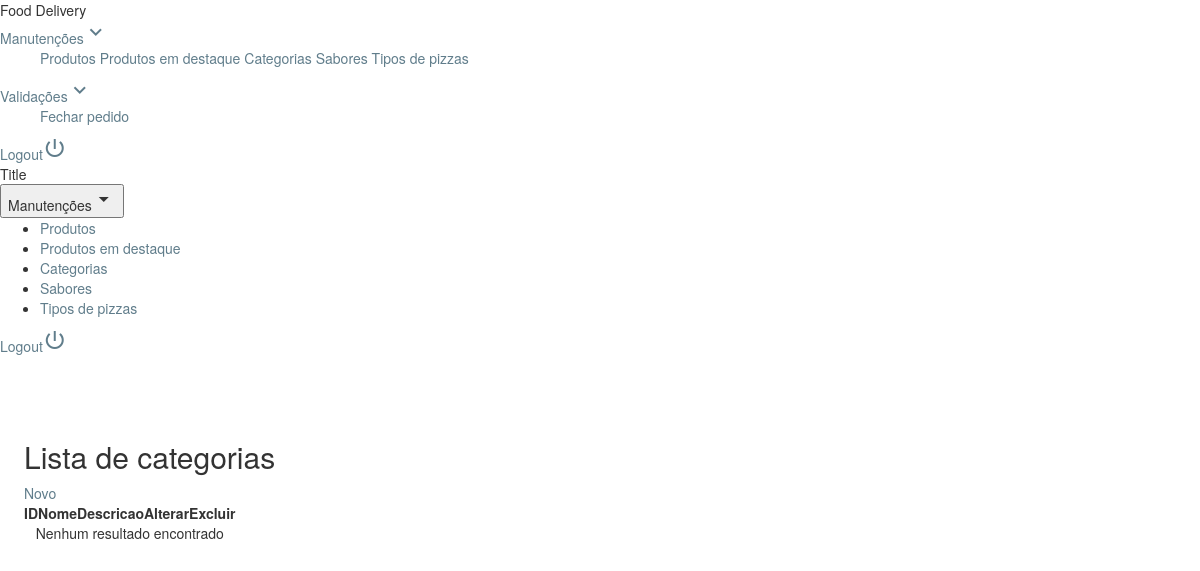
/admin/protected/administrador/index.php?ctrl=Categoria (signed in), run on an earlier commit of the app's database.
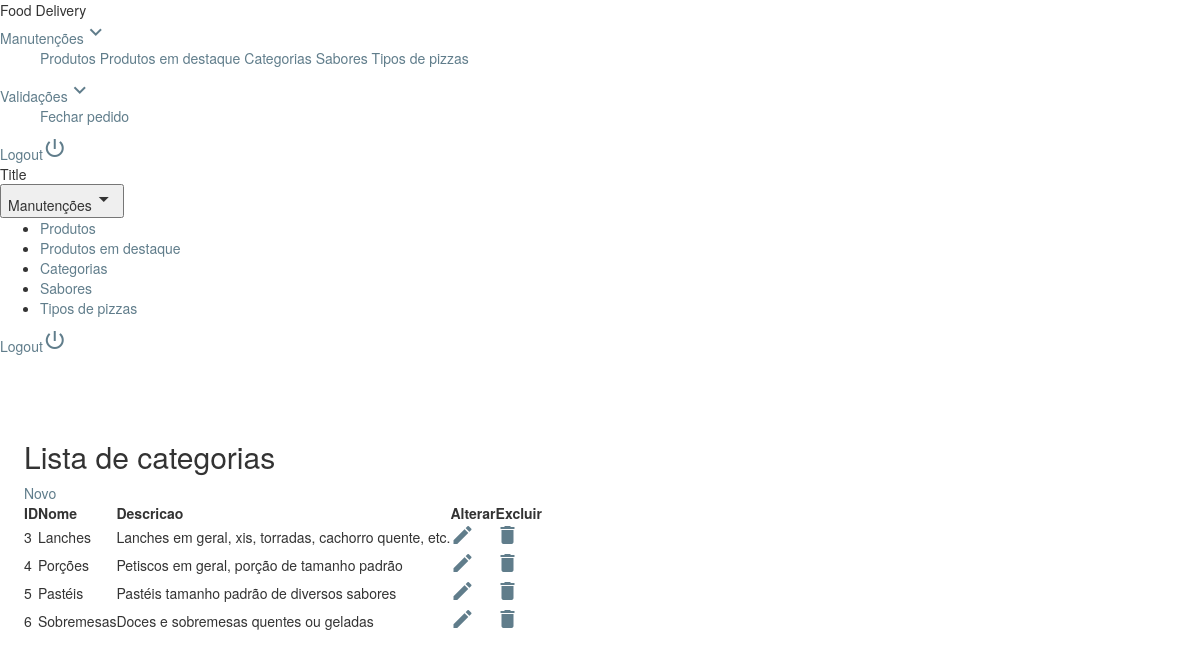
And on a later commit of the database.
### tables this page shows
CREATE TABLE `categoria` (
  `idCategoria` int(11) NOT NULL,
  `nome` varchar(15) NOT NULL,
  `descricao` varchar(100) NOT NULL
);

### admin/protected/controller/categoria.php (called while the page is built, shortened)
<?php
require SERVER_ROOT . 'admin/protected/model/categoriaModel.php';
class Categoria {
    private $model;
    function __construct() {
        $this->model = new CategoriaModel();
    }
    public function index() {
        $dados = $this->model->buscarTodos();
        require SERVER_ROOT . 'admin/protected/view/categoria/listar.php';
    }
}

### admin/protected/libs/conexao.php (called while the page is built, shortened)
<?php
class Conexao {
    public function estabeleceConexao() {
        try {
            $this->bd = new PDO(
                    BD_TIPO.':host='.BD_HOST.';dbname='.BD_NOME,
                    BD_USUARIO,
                    BD_SENHA
                );
        } catch (PDOException $exc) {
            echo '<script>window.alert("Houve um problema com a conexão ao banco de dados!\nEntre em contato com o administrador do sistema!");</script>';
            exit;
        }
    }
}

### admin/protected/model/categoriaModel.php (called while the page is built, shortened)
<?php
class CategoriaModel extends Conexao {
    public function buscarTodos() {
        $select = "SELECT * FROM categoria ";
        $query = $this->bd->query($select);
        if (is_bool($query)) {
            return false;
        } else {
            return $query->fetchAll();
        }
    }
}

### admin/protected/view/categoria/listar.php (the view)
<h2>Lista de categorias</h2>
<div class="mdl-layout-spacer" style="display: inline">
    <a class="mdl-button mdl-js-button mdl-button--raised mdl-button--colored"
       href="index.php?ctrl=categoria&acao=novo">Novo</a>
</div><br/>
<table id="tabela" class="mdl-data-table mdl-js-data-table mdl-shadow--3dp">
    <thead>
    <th>ID</th>
    <th>Nome</th>
    <th>Descricao</th>
    <th>Alterar</th>
    <th>Excluir</th>
</thead>
<tbody>
    <?php if ($dados == false) { ?>
        <tr>
            <td colspan="5" style="text-align: center">Nenhum resultado encontrado</td>
        </tr>
        <?php
    } else {
        foreach ($dados as $item) {
            $id = $item['idCategoria'];
            ?>
            <tr>
                <td><?= $id ?></td>
                <td class="mdl-data-table__cell--non-numeric"> <?= $item['nome'] ?></td>
                <td class="mdl-data-table__cell--non-numeric"><?= $item['descricao'] ?></td>
                <td><a href='index.php?ctrl=categoria&acao=buscar&id=<?= $id ?>'><i class="material-icons">edit</i></a></td>
                <td><a href='index.php?ctrl=categoria&acao=excluir&id=<?= $id ?>' onclick="return confirm('Deseja excluir este registro?')"><i class="material-icons">delete</i></a></td>
            </tr>
            <?php
        }
    }
    ?>
</tbody>

What changed in the data, as far as the page shows it:
added categoria: idCategoria "3", nome "Lanches", descricao "Lanches em geral, xis, torradas, cachorro quente, etc."
added categoria: idCategoria "4", nome "Porções", descricao "Petiscos em geral, porção de tamanho padrão"
added categoria: idCategoria "5", nome "Pastéis", descricao "Pastéis tamanho padrão de diversos sabores"
added categoria: idCategoria "6", nome "Sobremesas", descricao "Doces e sobremesas quentes ou geladas"
Also different on the page:
text no longer shown: "Nenhum resultado encontrado"
